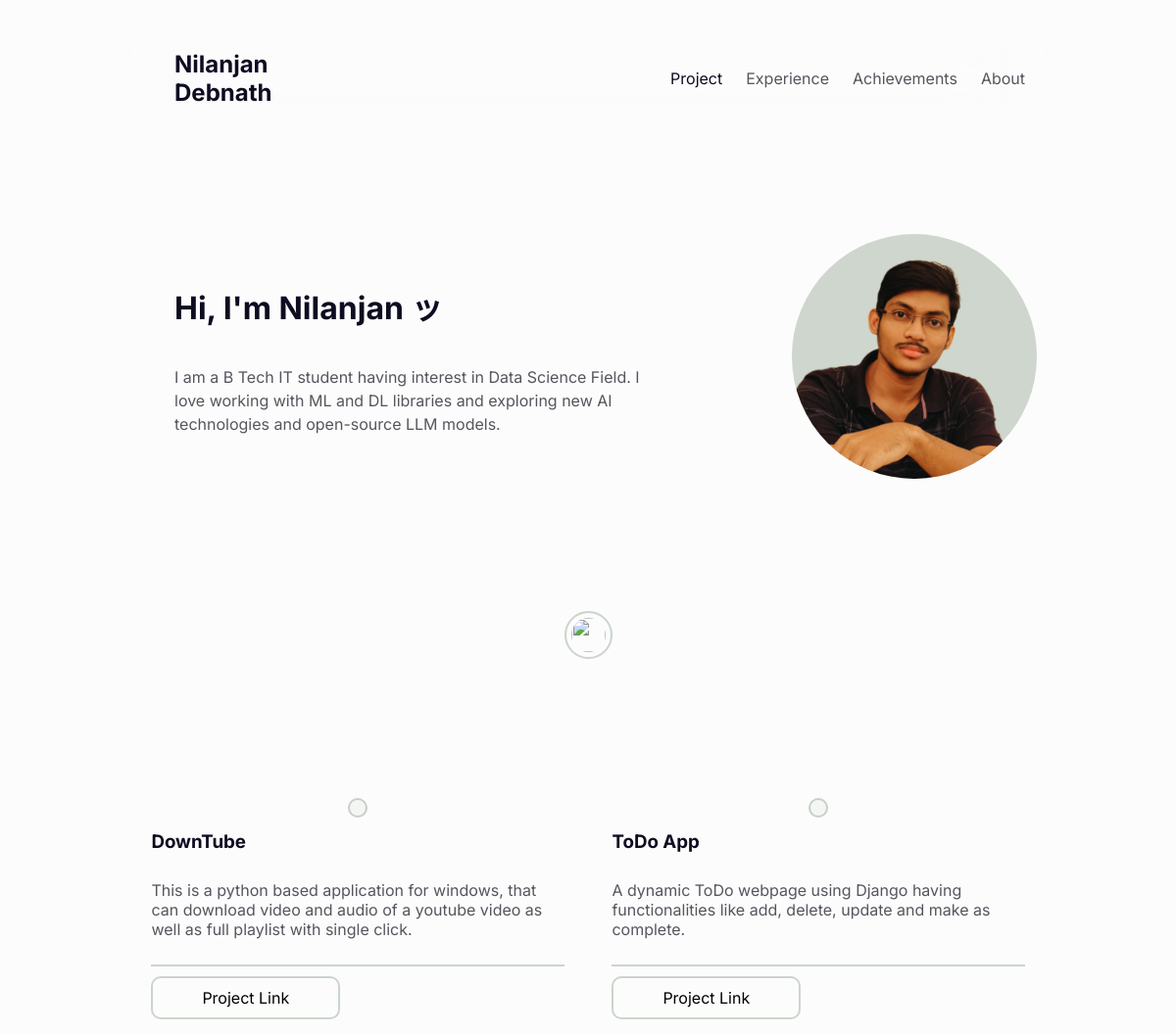
Before: / with the older database file.
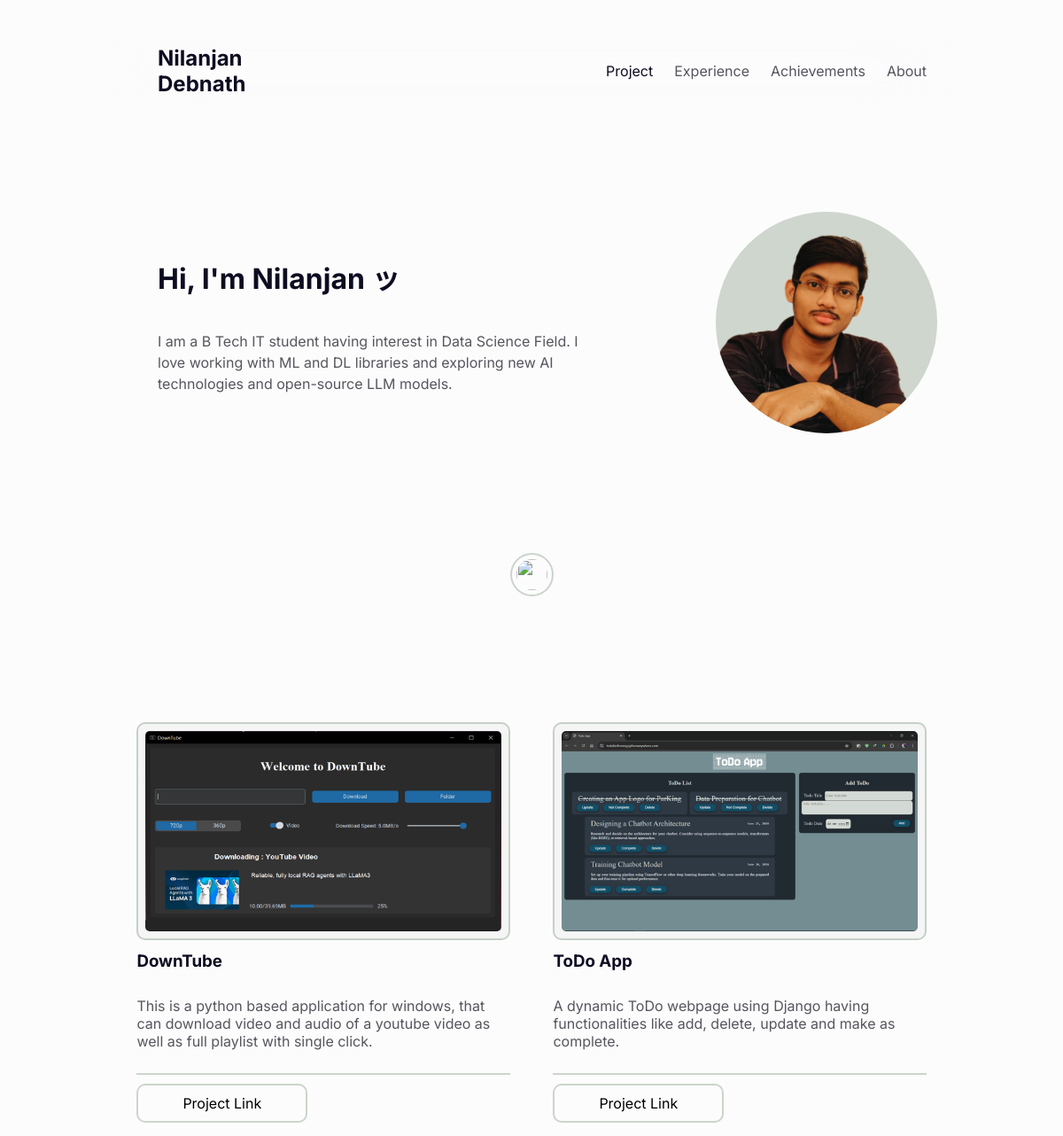
After: the same page with the newer database file.
### app/models.py (models this page shows, shortened)
class Projects(models.Model):
    title = models.CharField(max_length=350)
    details = models.CharField(max_length=1000, default=None)
    url = models.URLField(default=None)
    image = models.ImageField(upload_to="app/media/images", default=None)

### app/views.py (the view)
# urls.py: path('', views.projects, name="home"),
def projects(request):
    projects = Projects.objects.all()
    return render(request, "projects.html", {"projects":projects})

### app/templates/projects.html
{% extends "base.html" %}
{% block main %}
{% load static %}
<head>
    <link rel="stylesheet" href="{% static 'css/projects.css' %}">
</head>
<body>
    <div id="home">
        <div id="intro">
            <div id="info">
                <h1>Hi, I'm Nilanjan ッ</h1>
                <p>
                    I am a B Tech IT student having interest in Data Science Field. I love working with ML and DL libraries and exploring new AI technologies and open-source LLM models.
                </p>
            </div>
            <img src="{% static 'photos/photo.webp' %}" alt="My image">
        </div>
        <a id="scroll" href="#projects">
            <img src="https://assets-global.website-files.com/60f5a97b9e66c2b92c76a14e/6140a7f1ccfe242db78e97b5_Vector.svg" width="21" alt="">
        </a>
    </div>
    <div id="projects">
        {% for project in projects %}
        <div class="project">
            <div class="image">
                <img src="{{ project.image }}" alt="">
            </div>
            <h1>
                {{ project.title }}
            </h1>
            <p>
                {{ project.details }}
            </p>
            <div class="vertical_line"></div>
            <div class="more"><a target="_blank" href="{{ project.url }}">Project Link</a></div>
        </div>
        {% endfor %}
    </div>
</body>
{% endblock %}

Changed rows visible on the page:
changed Projects "DownTube": image: picture added
changed Projects "ToDo App": image: picture added
